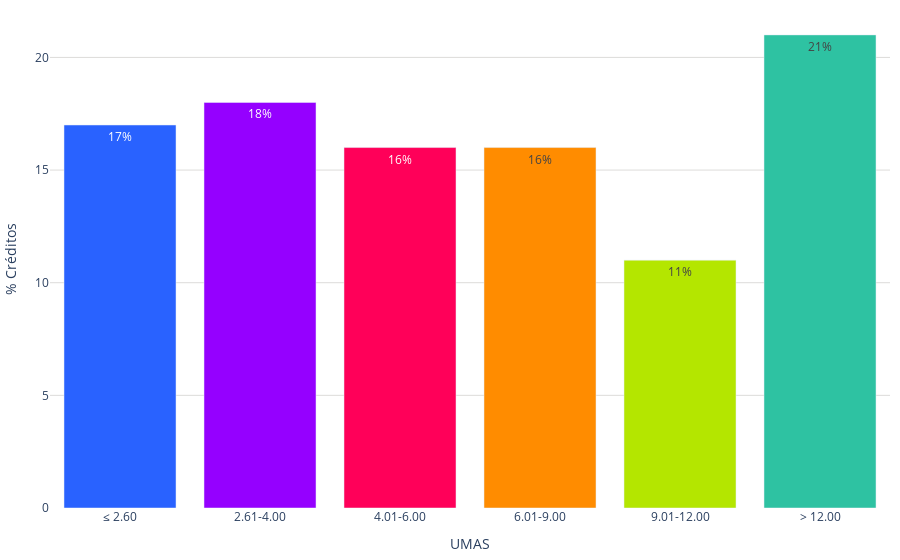

Notebook cell for this chart:
### Code cell
labels = conteo_ingresos['rango_ingresos']
values = conteo_ingresos['porcentajes']
colores = ['#2962ff', '#9500ff', '#ff0059', '#ff8c00', '#b4e600', '#2EC2A2','#E50CB6']

fig = go.Figure()
fig.add_trace(go.Bar(
        x=labels, 
        y=values, 
        marker_color=colores,
        text=values,  # Texto que se mostrará en las barras (porcentaje)
        textposition='inside',  # Posición del texto (puede ser 'inside' o 'outside')
        texttemplate='%{text:.0f}%', 
    )
)    
fig.update_layout(
    #barmode='stack', 
    #title='Porcentaje de créditos en UMAS (2022)',
    #title_font_size = 22,
    xaxis=dict(title='UMAS',),
    yaxis=dict(
        title='% Créditos', # Título del eje y
        gridcolor='#dddcda', # Color de las líneas que dividen los rangos del eje Y         
    ),  margin=dict(l=10, r=10, t=10, b=10),  # Ajusta los márgenes (left, right, top, bottom)
    plot_bgcolor='rgba(0,0,0,0)',  # Color de fondo del gráfico
    legend=dict(
        yanchor="top",
        y=0.99,
    )
)

# Exportar gráfica como archivo HTML
def guardar_grafico_como_html(fig, nombre_archivo, carpeta='assets\graficas'):
    # Crear la carpeta si no existe
    if not os.path.exists(carpeta):
        os.makedirs(carpeta)
    config = {
        'displaylogo': False,  # Ocultar el logo de Plotly
        'modeBarButtonsToRemove': [
            'toImage',       # Botón para guardar como imagen
            'select2d',      # Box select
            'lasso2d',       # Lasso select
            'resetScale2d',  # Reset Axes
        ]
    }
    # Gráfica como archivo HTML en la carpeta especificada
    pio.write_html(fig, f'{carpeta}/{nombre_archivo}.html', config=config)
guardar_grafico_como_html(fig, 'g_bar_creditos_umas_2023', carpeta='assets\graficas')
fig.show()

### Figure 1 — Plotly figure (JSON) as saved in the notebook; plotly's stock layout.template omitted (floating-point values rounded to 4 significant figures)
{"data": [{"marker": {"color": ["#2962ff", "#9500ff", "#ff0059", "#ff8c00", "#b4e600", "#2EC2A2", "#E50CB6"]}, "text": [17, 18, 16, 16, 11, 21], "textposition": "inside", "texttemplate": "%{text:.0f}%", "type": "bar", "x": ["≤ 2.60", "2.61-4.00", "4.01-6.00", "6.01-9.00", "9.01-12.00", "> 12.00"], "y": [17, 18, 16, 16, 11, 21]}], "layout": {"legend": {"y": 0.99, "yanchor": "top"}, "margin": {"b": 10, "l": 10, "r": 10, "t": 10}, "plot_bgcolor": "rgba(0,0,0,0)", "xaxis": {"title": {"text": "UMAS"}}, "yaxis": {"gridcolor": "#dddcda", "title": {"text": "% Créditos"}}}}
